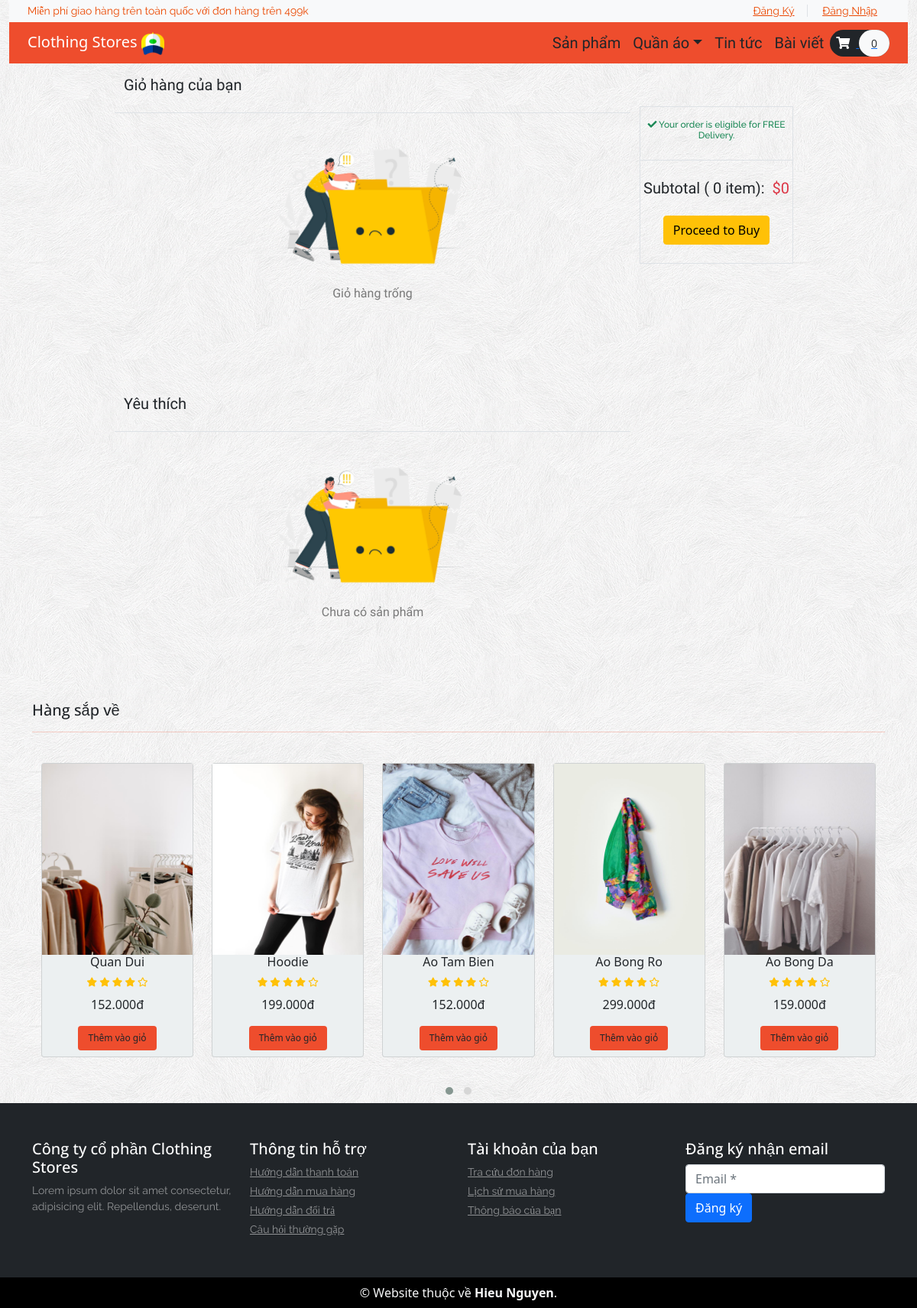
The app's page /cart.php with its own data.
### tables this page shows
CREATE TABLE `product` (
  `item_id` int(11) NOT NULL,
  `item_brand` nvarchar(200) NOT NULL,
  `item_name` nvarchar(255) NOT NULL,
  `item_price` double(10,3) NOT NULL,
  `item_image` nvarchar(255) NOT NULL
);

### cart.php (called while the page is built, shortened)
<?php
include ('header.php');
?>
<?php
        count($product->getData('cart')) ? include ('Template/cart-template.php') :  include ('Template/notFound/cart_notFound.php');
        count($product->getData('wishlist')) ? include ('Template/wishlist.php') :  include ('Template/notFound/wishlist_notFound.php');
        include ('Template/new.php');
?>
<?php
include ('footer.php');
?>

### functions.php (called while the page is built, shortened)
<?php
    require('database/DBController.php');
    require('database/Product.php');
    require ('database/Cart.php');
$db = new DBController();
$product = new Product($db);
$product_shuffle = $product->getData();
$Cart = new Cart($db);

### database/Product.php (called while the page is built, shortened)
<?php
class Product
{
    public $db = null;
    public function __construct(DBController $db)
    {
        $this->db = $db;
    }
    public function getData($table = 'product')
    {
        $result = $this->db->con->query("SELECT * FROM {$table}");
        $resultArray = array();
        while ($item = mysqli_fetch_array($result, MYSQLI_ASSOC)) {
            $resultArray[] = $item;
        }
        return $resultArray;
    }
}

### database/DBController.php (called while the page is built, shortened)
<?php
class DBController
{
    protected $host = 'localhost';
    protected $user = 'root';
    protected $password = '';
    protected $database = "ecom";
    public function __construct()
    {
        $this->con = mysqli_connect($this->host, $this->user, $this->password, $this->database);
    }
}

### Template/new.php (the view, shortened to what this page needs)
<?php
shuffle($product_shuffle);
?>
<section id="new-phones">
    <div class="container">
        <h4 class="font-rubik font-size-20">Hàng sắp về</h4>
        <hr>
        <div class="owl-carousel owl-theme">
            <?php foreach ($product_shuffle as $item) { ?>
                <div class="item carousel-inner container py-4">
                    <div class="row">
                        <div class="col-lg">
                            <div class="card" style="background-color: #ecf0f1;">
                                <a href="#"><img src="<?php echo $item['item_image'] ?? "./assets/products/1.png"; ?>" alt="product1" class="img-fluid" style="height: 250px;"></a>
                                <div class="text-center">
                                    <h6><?php echo $item['item_name'] ?? "Unknown"; ?></h6>
                                    <div class="rating text-warning font-size-12">
                                        <span><i class="fas fa-star"></i></span>
                                        <span><i class="fas fa-star"></i></span>
                                        <span><i class="fas fa-star"></i></span>
                                        <span><i class="fas fa-star"></i></span>
                                        <span><i class="far fa-star"></i></span>
                                    </div>
                                    <div class="price py-2">
                                        <span><?php echo $item['item_price'] ?? "O"; ?>đ</span>
                                    </div>
                                    <form class="p-2" action="" method="POST">
                                        <?php
                                        if (in_array($item['item_id'], $Cart->getCartId($product->getData('cart')) ?? [])) {
                                            echo '<button type="submit" disabled class="btn btn-success font-size-12">Đã thêm</button>';
                                        } else {
                                            echo '<button type="submit" name="new_phones_submit" class="btn color-second-bg font-size-12">Thêm vào giỏ</button>';
                                        }
                                        ?>
                                    </form>
                                </div>
                            </div>
                        </div>
                    </div>
                </div>
            <?php } ?>
        </div>
    </div>
</section>

### header.php (shortened to what this page needs)
<!DOCTYPE html>
<html lang="en">
<head>
    <link href="https://cdn.jsdelivr.net/npm/bootstrap@5.0.2/dist/css/bootstrap.min.css" rel="stylesheet">
    <link rel="stylesheet" href="https://cdnjs.cloudflare.com/ajax/libs/OwlCarousel2/2.3.4/assets/owl.carousel.min.css" />
    <link rel="stylesheet" href="https://cdnjs.cloudflare.com/ajax/libs/OwlCarousel2/2.3.4/assets/owl.theme.default.min.css" />
    <link rel="stylesheet" href="https://cdnjs.cloudflare.com/ajax/libs/font-awesome/5.13.0/css/all.min.css" />
    <link rel="stylesheet" href="style.css">
    <?php
    require('functions.php');
    ?>
</head>
<body">
    <header id="header" style="width: 98%; margin: auto">
        <div class="strip d-flex justify-content-between px-4 py-1 bg-light">
            <p class="font-rale font-size-14 m-0" style="color: #eb4800">Miễn phí giao hàng trên toàn quốc với đơn hàng trên 499k</p>
            <div class="font-rale font-size-14">
                <a href="register.php" class="px-3 border-end" style="color: #eb4800">Đăng Ký</a>
                <a href="login.php" class="px-3" style="color: #eb4800">Đăng Nhập</a>
            </div>
        </div>
        <nav class="navbar navbar-expand-lg navbar-dark color-second-bg px-4 py-1">
            <a class="navbar-brand" href="index.php">Clothing Stores<img src="assets/baseball-cap.png" alt="baseball cap" style="height: 30px; margin-left:5px"></a>
            <div class="collapse navbar-collapse" id="navbarNav">
                <ul class="nav nav-pills navbar-nav ms-auto mb-2 mb-lg-0 fs-5 font-baloo">
                    <li class="nav-item">
                        <a class="nav-link text-dark" aria-current="page" href="#">Sản phẩm</a>
                    </li>
                    <li class="nav-item dropdown">
                        <a class="nav-link dropdown-toggle text-dark" data-bs-toggle="dropdown" href="#" role="button" aria-expanded="false">Quần áo</a>
                    </li>
                    <li class="nav-item">
                        <a class="nav-link text-dark" href="#">Tin tức</a>
                    </li>
                    <li class="nav-item">
                        <a class="nav-link disabled text-dark" href="#" tabindex="-1" aria-disabled="true">Bài viết</a>
                    </li>
                </ul>
                <form action="#" class="font-size-14 font-rubik pl-2">
                    <a href="cart.php" class="py-2 rounded-pill bg-dark">
                        <span class="font-size-16 px-2 text-white"><i class="fas fa-shopping-cart"></i></span>
                        <span class="px-3 py-2 rounded-pill text-dark bg-light"><?php echo count($product->getData('cart')) ?></span>
                    </a>
                </form>
            </div>
        </nav>
    </header>
    <main id="main-site">

### Template/notFound/cart_notFound.php (shortened to what this page needs)
<section id="cart" class="py-3 mb-5">
    <div class="container-fluid w-75">
        <h5 class="font-baloo font-size-20">Giỏ hàng của bạn</h5>
        <div class="row">
            <div class="col-sm-9">
                <div class="row border-top py-3 mt-3">
                    <div class="col-sm-12 text-center py-2">
                        <img src="../assets/blog/empty.png" alt="Empty Cart" class="img-fluid" style="height: 200px;">
                        <p class="font-baloo font-size-16 text-black-50">Giỏ hàng trống</p>
                    </div>
                </div>
            </div>
            <div class="col-sm-3">
                <div class="sub-total border text-center mt-2">
                    <h6 class="font-size-12 font-rale text-success py-3"><i class="fas fa-check"></i> Your order is eligible for FREE Delivery.</h6>
                    <div class="border-top py-4">
                        <h5 class="font-baloo font-size-20">Subtotal ( <?php echo isset($subTotal) ? count($subTotal) : 0; ?> item):&nbsp; <span class="text-danger">$<span class="text-danger" id="deal-price"><?php echo isset($subTotal) ? $Cart->getSum($subTotal) : 0; ?></span> </span> </h5>
                        <button type="submit" class="btn btn-warning mt-3">Proceed to Buy</button>
                    </div>
                </div>
            </div>
        </div>
    </div>
</section>

### Template/notFound/wishlist_notFound.php
<section id="cart" class="py-3 mb-5">
    <div class="container-fluid w-75">
        <h5 class="font-baloo font-size-20">Yêu thích</h5>
        <div class="row">
            <div class="col-sm-9">
               <div class="row border-top py-3 mt-3">
                    <div class="col-sm-12 text-center py-2">
                        <img src="./assets/blog/empty.png" alt="Empty Cart" class="img-fluid" style="height: 200px;">
                        <p class="font-baloo font-size-16 text-black-50">Chưa có sản phẩm</p>
                    </div>
                </div>
            </div>
        </div>
    </div>
</section>

### footer.php (shortened to what this page needs)
</main>
<footer id="footer" class="bg-dark text-white py-5">
    <div class="container">
        <div class="row">
            <div class="col">
                <h4 class="font-rubik font-size-20">Công ty cổ phần Clothing Stores</h4>
                <p class="font-size-14 font-rale text-white-50">Lorem ipsum dolor sit amet consectetur, adipisicing elit. Repellendus, deserunt.</p>
            </div>
            <div class="col">
                <h4 class="font-rubik font-size-20">Thông tin hỗ trợ</h4>
                <div class="d-flex flex-column flex-wrap">
                    <a href="#" class="font-rale font-size-14 text-white-50 pb-1">Hướng dẫn thanh toán</a>
                    <a href="#" class="font-rale font-size-14 text-white-50 pb-1">Hướng dẫn mua hàng</a>
                    <a href="#" class="font-rale font-size-14 text-white-50 pb-1">Hướng dẫn đổi trả</a>
                    <a href="#" class="font-rale font-size-14 text-white-50 pb-1">Câu hỏi thường gặp</a>
                </div>
            </div>
            <div class="col">
                <h4 class="font-rubik font-size-20">Tài khoản của bạn</h4>
                <div class="d-flex flex-column flex-wrap">
                    <a href="#" class="font-rale font-size-14 text-white-50 pb-1">Tra cứu đơn hàng</a>
                    <a href="#" class="font-rale font-size-14 text-white-50 pb-1">Lịch sử mua hàng</a>
                    <a href="#" class="font-rale font-size-14 text-white-50 pb-1">Thông báo của bạn</a>
                </div>
            </div>
            <div class="col">
                <h4 class="font-rubik font-size-20">Đăng ký nhận email</h4>
                <form class="form-row">
                    <div class="col">
                        <input type="text" class="form-control" placeholder="Email *">
                    </div>
                    <div class="col">
                        <button type="submit" class="btn btn-primary mb-2">Đăng ký</button>
                    </div>
                </form>
            </div>
        </div>
    </div>
</footer>
<div class="text-center p-2 text-light" style="background-color: #000;">
    &copy; Website thuộc về <strong>Hieu Nguyen</strong>.
</div>
</body>
</html>

### style.css (style rules this page uses)
button, button:focus { outline: none !important; box-shadow: none !important; }
hr { height: 2px; color: #ee4d2d }
.font-baloo { font-family: "Baloo Thambi 2", cursive; }
.font-rale { font-family: "Raleway", cursive; }
.font-rubik { font-family: 'Open Sans', sans-serif; }
.font-size-12 { font-size: 12px; }
.font-size-14 { font-size: 14px; }
.font-size-16 { font-size: 16px; }
.font-size-20 { font-size: 20px; }
.color-second-bg { background: #ee4d2d; }

### records on screen
product: item_image (picture), item_name "Quan Dui", item_price "152.000"
product: item_image (picture), item_name "Hoodie", item_price "199.000"
product: item_image (picture), item_name "Ao Tam Bien", item_price "152.000"
product: item_image (picture), item_name "Ao Bong Ro", item_price "299.000"
product: item_image (picture), item_name "Ao Bong Da", item_price "159.000"

### other values on screen
count($product->getData('cart')) "0"
